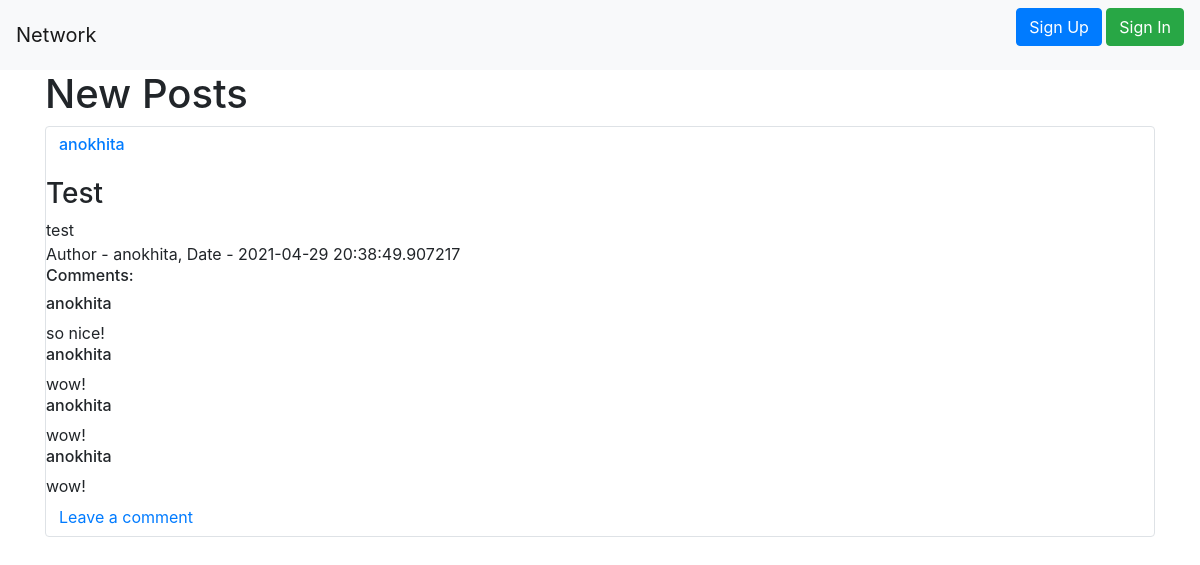
Before: / with the older database file.
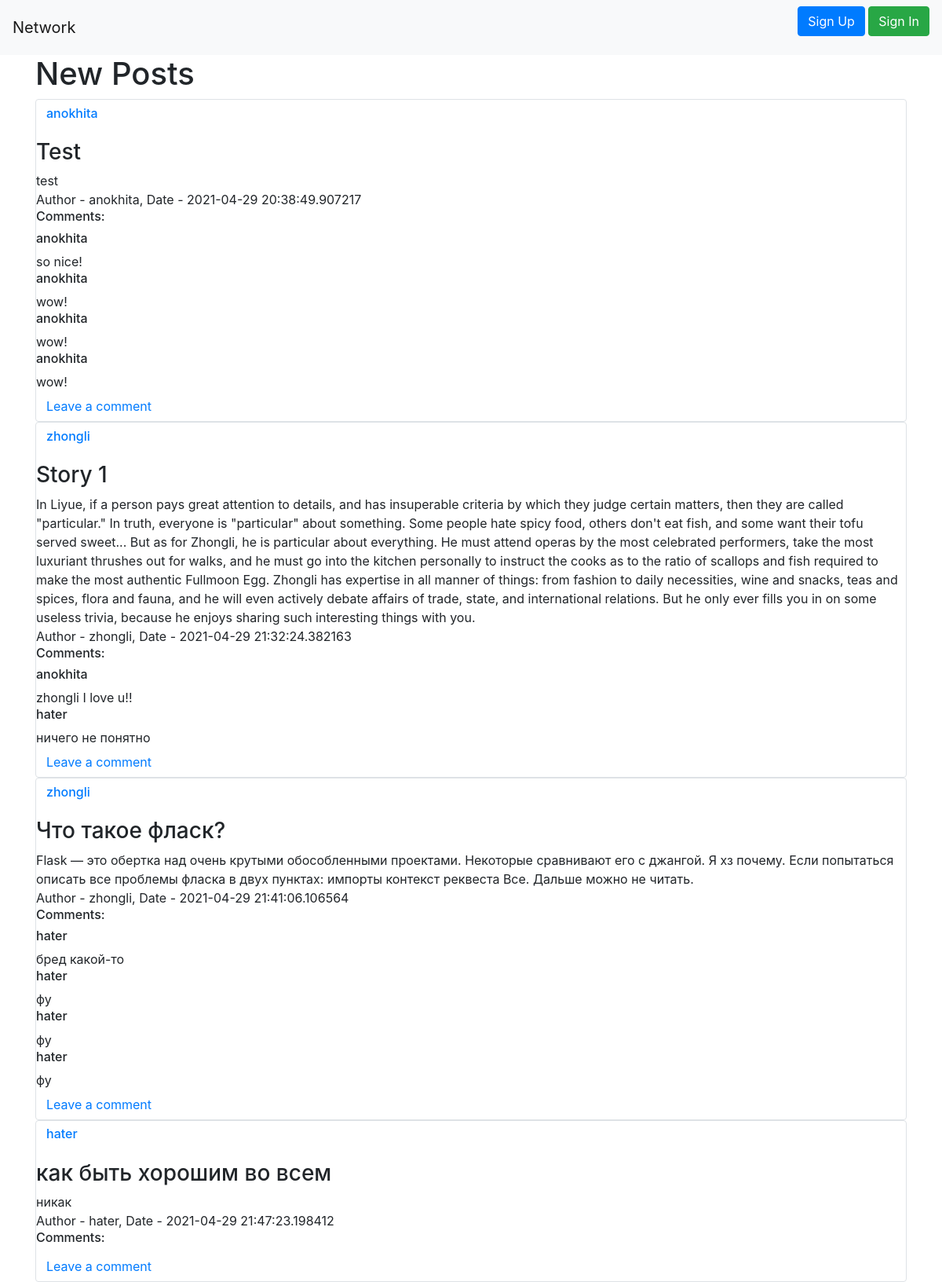
After: the same page with the newer database file.
### data/posts.py (models this page shows)
class Post(SqlAlchemyBase, UserMixin, SerializerMixin):
    __tablename__ = 'posts'
    id = sqlalchemy.Column(sqlalchemy.Integer,
                           primary_key=True, autoincrement=True)
    title = sqlalchemy.Column(sqlalchemy.String, nullable=True)
    content = sqlalchemy.Column(sqlalchemy.String, nullable=True)
    created_date = sqlalchemy.Column(sqlalchemy.DateTime,
                                     default=datetime.datetime.now)
    is_private = sqlalchemy.Column(sqlalchemy.Boolean, default=True)
    user_id = sqlalchemy.Column(sqlalchemy.Integer,
                                sqlalchemy.ForeignKey("users.id"))
    image = image_attachment('PostPicture')
    image_name = sqlalchemy.Column(sqlalchemy.String)
    comments = orm.relation("Comment", back_populates='post')
    user = orm.relation('User')

class Comment(SqlAlchemyBase, UserMixin, SerializerMixin):
    __tablename__ = 'comments'
    id = sqlalchemy.Column(sqlalchemy.Integer,
                           primary_key=True, autoincrement=True)
    content = sqlalchemy.Column(sqlalchemy.String, nullable=True)
    created_date = sqlalchemy.Column(sqlalchemy.DateTime,
                                     default=datetime.datetime.now)
    user_id = sqlalchemy.Column(sqlalchemy.Integer,
                                sqlalchemy.ForeignKey("users.id"))
    user = orm.relation('User')
    post_id = sqlalchemy.Column(sqlalchemy.Integer,
                                sqlalchemy.ForeignKey("posts.id"))
    post = orm.relation('Post')

### data/users.py (models this page shows, shortened)
class User(SqlAlchemyBase, UserMixin, SerializerMixin):
    __tablename__ = 'users'
    id = sqlalchemy.Column(sqlalchemy.Integer,
                           primary_key=True, autoincrement=True)
    name = sqlalchemy.Column(sqlalchemy.String, nullable=True)
    about = sqlalchemy.Column(sqlalchemy.String, nullable=True)
    email = sqlalchemy.Column(sqlalchemy.String, unique=True)
    hashed_password = sqlalchemy.Column(sqlalchemy.String, nullable=True)
    created_date = sqlalchemy.Column(sqlalchemy.DateTime,
                                     default=datetime.datetime.now)
    posts = orm.relation("Post", back_populates='user')
    room = sqlalchemy.Column(sqlalchemy.String, default='101')

### main.py (the view)
@app.route('/', methods=['POST', 'GET'])
def index():
    db_sess = db_session.create_session()
    if current_user.is_authenticated:
        posts = db_sess.query(Post).filter(
            (Post.user == current_user) | (Post.is_private != True))
    else:
        posts = db_sess.query(Post).filter(Post.is_private != True)
    return render_template("index.html", posts=posts)

### data/db_session.py (called while the page is built)
def create_session() -> Session:
    global __factory
    return __factory()

### templates/index.html (shortened to what this page needs)
{% extends "base.html" %}
{% block content %}
<h1>New Posts</h1>
{% for item in posts%}
<div class="col-md6 border rounded">
    <h2>
        <a href="/profile/{{ item.user_id }}" class="btn btn-link">
            <h6> {{item.user.name}} </h6>
        </a>
    </h2>
    <h3> {{ item.title }} </h3>
    {{item.content}}
    <div>
        Author - {{item.user.name}}, Date - {{item.created_date}}
    </div>
    <h6> Comments: </h6>
    {% for comment in item.comments%}
    <div>
        <h6> {{comment.user.name}} </h6>
        {{comment.content}}
    </div>
    {% endfor %}
    <a href="/get_post/{{ item.id }}" class="btn btn-link">
            Leave a comment
    </a>
</div>
{% endfor %}
{% endblock %}

### templates/base.html (shortened to what this page needs)
<!doctype html>
<html lang="en">
<head>
    <link rel="stylesheet"
          href="https://stackpath.bootstrapcdn.com/bootstrap/4.4.1/css/bootstrap.min.css"
>
</head>
<body>
<header>
    <nav class="navbar navbar-light bg-light">
        <a class="navbar-brand" href="#">Network</a>
        {% if current_user.is_authenticated %}
            <a class="navbar-brand" href="/logout">{{ current_user.name }}</a>
            <a href="post" class="btn btn-default">Post</a>
            <a href="enterchat" class="btn btn-default">Chat</a>
            <a href="addchat" class="btn btn-default">Create Chat</a>
            <a href="/profile/{{ current_user.id }}" class="btn btn-link">My profile</a>
        {% else %}
            <p>
                <a class="btn btn-primary " href="/register">Sign Up</a>
                <a class="btn btn-success" href="/login">Sign In</a>
            </p>
{% endif %}
    </nav>
</header>
<main role="main" class="container">
    {% block content %}{% endblock %}
</main>
</body>
</html>

Changed rows visible on the page:
added Post: user.name "zhongli", title "Story 1", content "In Liyue, if a person pays great attention to details, and has insuperable criteria by which they judge certain matters, then they are called \"particular.\" In truth, everyone is \"particular\" about something. Some people hate spicy food, others don't eat fish, and some want their tofu served sweet... But as for Zhongli, he is particular about everything. He must attend operas by the most celebrated performers, take the most luxuriant thrushes out for walks, and he must go into the kitchen personally to instruct the cooks as to the ratio of scallops and fish required to make the most authentic Fullmoon Egg. Zhongli has expertise in all manner of things: from fashion to daily necessities, wine…", created_date "2021-04-29 21:32:24.382163"
added Comment: user.name "anokhita", content "zhongli I love u!!", shown under "zhongli"
added Comment: user.name "hater", content "ничего не понятно", shown under "zhongli"
added Post: user.name "zhongli", title "Что такое фласк?", content "Flask — это обертка над очень крутыми обособленными проектами. Некоторые сравнивают его с джангой. Я хз почему. Если попытаться описать все проблемы фласка в двух пунктах: импорты контекст реквеста Все. Дальше можно не читать.", created_date "2021-04-29 21:41:06.106564"
added Comment: user.name "hater", content "бред какой-то", shown under "zhongli"
added Comment: user.name "hater", content "фу", shown under "zhongli"
added Comment: user.name "hater", content "фу", shown under "zhongli"
added Comment: user.name "hater", content "фу", shown under "zhongli"
added Post: user.name "hater", title "как быть хорошим во всем", content "никак", created_date "2021-04-29 21:47:23.198412"
